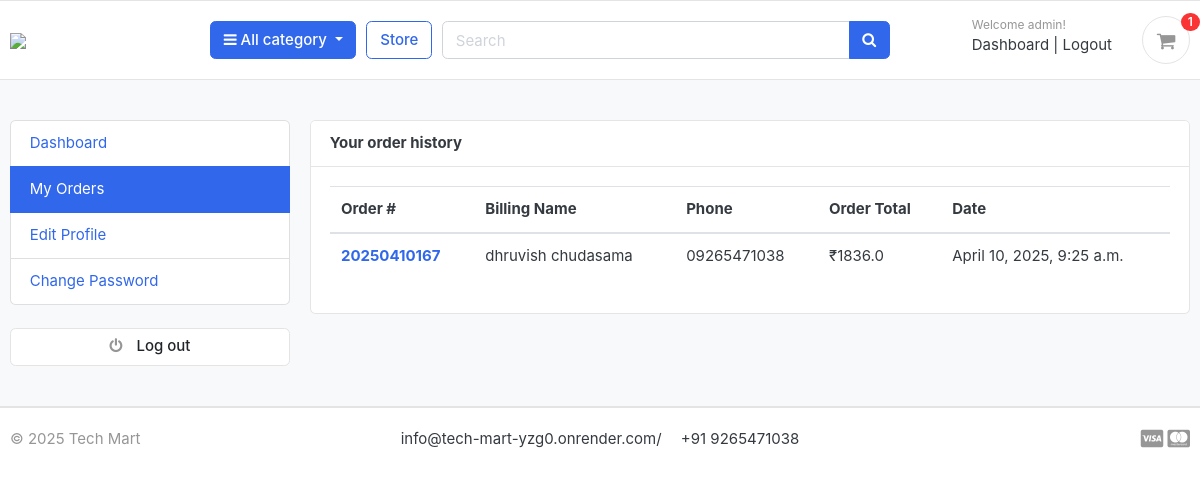
The page /accounts/my_orders/ (signed in) on the database its author committed.
### accounts/models.py (models this page shows, shortened)
class Account(AbstractBaseUser):
    first_name    = models.CharField(max_length=50)
    last_name     = models.CharField(max_length=50)
    username      = models.CharField(max_length=50, unique=True)
    email         = models.EmailField(max_length=100, unique=True)
    phone_number  = models.CharField(max_length=50)
    date_joined   = models.DateTimeField(auto_now_add=True)
    last_login    = models.DateTimeField(auto_now_add=True)
    is_admin      = models.BooleanField(default=False)
    is_staff      = models.BooleanField(default=False)
    is_active     = models.BooleanField(default=False)
    is_superadmin      = models.BooleanField(default=False)
    USERNAME_FIELD = 'email'
    REQUIRED_FIELDS =  ['username','first_name','last_name']
    objects = MyAccountManager()

### orders/models.py (models this page shows, shortened)
class Order(models.Model):
    STATUS = (
        ('New', 'New'),
        ('Accepted', 'Accepted'),
        ('Completed', 'Completed'),
        ('Cancelled', 'Cancelled'),
    )
    user = models.ForeignKey(Account, on_delete=models.SET_NULL, null=True)
    razorpay_order_id = models.CharField(max_length=100, blank=True, null=True)
    payment = models.ForeignKey(Payment, on_delete=models.SET_NULL, blank=True, null=True)
    order_number = models.CharField(max_length=20)
    first_name = models.CharField(max_length=50)
    last_name = models.CharField(max_length=50)
    phone = models.CharField(max_length=15)
    email = models.EmailField(max_length=50)
    address_line_1 = models.CharField(max_length=50)
    address_line_2 = models.CharField(max_length=50, blank=True)
    country = models.CharField(max_length=50)
    state = models.CharField(max_length=50)
    city = models.CharField(max_length=50)
    order_note = models.CharField(max_length=100, blank=True)
    order_total = models.FloatField()
    tax = models.FloatField()
    status = models.CharField(max_length=10, choices=STATUS, default='New')
    ip = models.CharField(blank=True, max_length=20)
    is_ordered = models.BooleanField(default=False)
    created_at = models.DateTimeField(auto_now_add=True)
    updated_at = models.DateTimeField(auto_now=True)
    def full_name(self):
        return f'{self.first_name} {self.last_name}'

### accounts/views.py (the view)
# urls.py: path('my_orders/', views.my_orders, name='my_orders'),
@login_required(login_url='login')
def my_orders(request):
    orders = Order.objects.filter(user=request.user, is_ordered=True).order_by('-created_at')
    context = {
        'orders': orders,
    }
    return render(request, 'accounts/my_orders.html', context)

### carts/context_processors.py (called while the page is built)
def counter(request):
    cart_count = 0
    if 'admin' in request.path:
        return {}
    else :
        try:
            cart = Cart.objects.filter(cart_id = _cart_id(request))
            if request.user.is_authenticated:
                cart_items = CartItem.objects.all().filter(user=request.user)
            else:
                cart_items = CartItem.objects.all().filter(cart=cart[:1])
            for cart_item in cart_items:
                cart_count += cart_item.quantity
        except Cart.DoesNotExist:
            cart_count = 0
    return dict(cart_count = cart_count)

### carts/views.py (called while the page is built)
def _cart_id(request):
    cart = request.session.session_key
    if not cart:
        cart = request.session.create()
    return cart

### category/context_processor.py (called while the page is built)
def menu_links(request):
    links = category.objects.all()
    return dict(links=links)

### category/models.py (called while the page is built)
    def get_url(self):
        return reverse('products_by_category', args=[self.slug])

### templates/accounts/my_orders.html (shortened to what this page needs)
{% extends 'base.html' %}
{% block content %}
<section class="section-conten padding-y bg">
<div class="container">
	<div class="row">
	{% include 'includes/dashboard_sidebar.html' %}
	<main class="col-md-9">
		<article class="card">
		<header class="card-header">
			<strong class="d-inline-block mr-3">Your order history</strong>
		</header>
		<div class="card-body">
			<div class="row">
			<div class="col-md-12">
				<table class="table table-hover">
				  <thead>
				    <tr>
				      <th scope="col">Order #</th>
				      <th scope="col">Billing Name</th>
				      <th scope="col">Phone</th>
				      <th scope="col">Order Total</th>
							<th scope="col">Date</th>
				    </tr>
				  </thead>
				  <tbody>
						{% for order in orders %}
				    <tr>
				      <th scope="row"><a href="{% url 'order_detail' order.order_number %}">{{order.order_number}}</a></th>
				      <td>{{order.full_name}}</td>
				      <td>{{order.phone}}</td>
				      <td>₹{{order.order_total}}</td>
							<td>{{order.created_at}}</td>
				    </tr>
				{% endfor %}
				  </tbody>
				</table>
			</div>
			</div>
		</div>
		</article>
	</main>
</div>
</div>
</section>
{% endblock %}

### templates/base.html (shortened to what this page needs)
{% load static %}
<!DOCTYPE HTML>
<html lang="en" data-bs-theme="dark">
<head>
<link href="{% static 'css/bootstrap.css' %}" rel="stylesheet" type="text/css"/>
<link href="{% static 'fonts/fontawesome/css/all.min.css' %}" type="text/css" rel="stylesheet">
<link href="{% static 'css/ui.css' %}" rel="stylesheet" type="text/css"/>
<link href="{% static 'css/responsive.css' %}" rel="stylesheet" media="only screen and (max-width: 1200px)" />
<link href="{% static 'css/custom.css' %}" rel="stylesheet" type="text/css"/>
<link rel="stylesheet" href="https://cdnjs.cloudflare.com/ajax/libs/font-awesome/4.7.0/css/font-awesome.min.css">
</head>
<body>
    {% include "includes/navbar.html" %}
    {% block content %}{% endblock  %}
    {% include "includes/footer.html" %}

### templates/includes/navbar.html (shortened to what this page needs)
{% load static %}
<header class="section-header">
    <section class="header-main border-bottom">
        <div class="container">
    <div class="row align-items-center">
        <div class="col-lg-2 col-md-3 col-6">
            <a href="{% url "home" %}" class="brand-wrap">
                <img class="logo" src="{% static './images/logo1.png' %}">
            </a>
        </div>
        <div class="col-lg col-sm col-md col-6 flex-grow-0">
            <div class="category-wrap dropdown d-inline-block float-right">
                <button type="button" class="btn btn-primary dropdown-toggle" data-toggle="dropdown">
                    <i class="fa fa-bars"></i> All category
                </button>
            </div>
        </div>
        <a href="{% url "store" %}" class="btn btn-outline-primary">Store</a>
        <div class="col-lg  col-md-6 col-sm-12 col">
            <form action="{% url 'search'%}" class="search" method="GET">
                <div class="input-group w-100">
                    <input type="text" class="form-control" style="width:60%;" placeholder="Search" name="keyword">
                    <div class="input-group-append">
                      <button class="btn btn-primary" type="submit">
                        <i class="fa fa-search"></i>
                      </button>
                    </div>
                </div>
            </form>
        </div>
        <div class="col-lg-3 col-sm-6 col-8 order-2 order-lg-3">
                    <div class="d-flex justify-content-end mb-3 mb-lg-0">
                        {% if user.id is None %}
                        <div class="widget-header">
                            <small class="title text-muted">Welcome guest!</small>
                            <div>
                                <a href="{%url 'login'%}">Sign in</a> <span class="dark-transp"> | </span>
                                <a href="{% url 'register' %}"> Register</a>
                            </div>
                        </div>
                        {% else %}
                        <div class="widget-header">
                            <small class="title text-muted">Welcome {{ user.username }}!</small>
                            <div>
                                <a href="{% url "dashboard" %}">Dashboard</a><span class="dark-transp"> | </span>
                                <a href="{% url 'logout' %}"> Logout</a>
                            </div>
                        </div>
                        {% endif %}
                        <a href="{% url "cart" %}" class="widget-header pl-3 ml-3">
                            <div class="icon icon-sm rounded-circle border"><i class="fa fa-shopping-cart"></i></div>
                            <span class="badge badge-pill badge-danger notify">{{cart_count}}</span>
                        </a>
                    </div>
                </div>
    </div>
        </div>
    </section>
    </header>

### templates/includes/dashboard_sidebar.html
<aside class="col-md-3">
    <ul class="list-group">
      <a class="list-group-item {% if '/accounts/' == request.path %}active{% endif %}" href="{% url 'dashboard' %}"> Dashboard </a>
      <a class="list-group-item {% if '/my_orders/' in request.path %}active{% endif %}" href="{% url 'my_orders' %}"> My Orders </a>
      <a class="list-group-item {% if '/edit_profile/' in request.path %}active{% endif %}" href="{% url 'edit_profile' %}"> Edit Profile </a>
      <a class="list-group-item {% if '/change_password/' in request.path %}active{% endif %}" href="{% url 'change_password' %}"> Change Password </a>
    </ul>
    <br>
    <a class="btn btn-light btn-block" href="{% url 'logout' %}"> <i class="fa fa-power-off"></i> <span class="text">Log out</span> </a>
  </aside>

### templates/includes/footer.html (shortened to what this page needs)
{% load static %}
<footer class="section-footer border-top">
	<div class="container">
		<section class="footer-bottom border-top row">
			<div class="col-md-2">
				<p class="text-muted"> &copy 2025 Tech Mart </p>
			</div>
			<div class="col-md-8 text-md-center">
				<span  class="px-2">info@tech-mart-yzg0.onrender.com/</span>
				<span  class="px-2">+91 9265471038</span>
			</div>
			<div class="col-md-2 text-md-right text-muted">
				<i class="fab fa-lg fa-cc-visa"></i>
				<i class="fab fa-lg fa-cc-mastercard"></i>
			</div>
		</section>
	</div>
</footer>
</body>
</html>

### electronic_bazaar/static/css/ui.css (style rules this page uses)
html { font-family: "Inter", sans-serif; font-size: 15px; }
.icon-xs, .icon-sm, .icon-md, .icon-lg { display: inline-block; text-align: center; flex-shrink: 0; flex-grow: 0; }
.icon-sm { width: 48px; height: 48px; line-height: 48px !important; font-size: 20px; }
.padding-y { padding-top: 40px; padding-bottom: 40px; }
article:after, .form-group:after { display: block; clear: both; content: ""; }
.bg { background-color: #f8f9fa; }
p:last-child { margin-bottom: 0; }
.header-main { position: relative; padding-top: 1rem; padding-bottom: 1rem; }
.brand-wrap .logo, .navbar-brand .logo { margin-right: 7px; max-height: 42px; display: inline-block; }
.widget-header { display: inline-block; vertical-align: middle; position: relative; }
.widget-header a { color: #343a40; }
.widget-header i { color: #969696; }
.widget-header .title { display: block; }
.widget-header .notify { position: absolute; top: -3px; right: -10px; }
.footer-bottom { padding-top: 20px; padding-bottom: 20px; }
.btn-light { background-color: #fff; border-color: #e4e4e4; }
.btn-light i { color: #969696; }
.btn i + .text { margin-left: 10px; }
.notify { position: absolute; top: -4px; right: -10px; display: inline-block; padding: 0.25em 0.6em; font-size: 12px; line-height: 1; text-align: center; border-radius: 3rem; color: #fff; background-color: #fa3434; }

### rows shown on the page
Account: username "admin"
Order: order_number "20250410167", full_name "dhruvish chudasama", phone "09265471038", order_total "1836.0", created_at "April 10, 2025, 9:25 a.m."

### other values the page prints
{{ cart_count }} "1"
